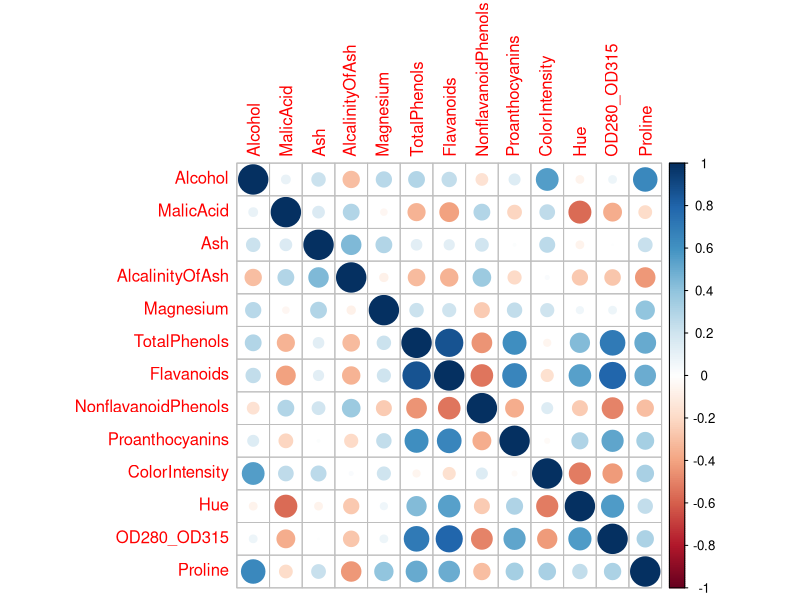
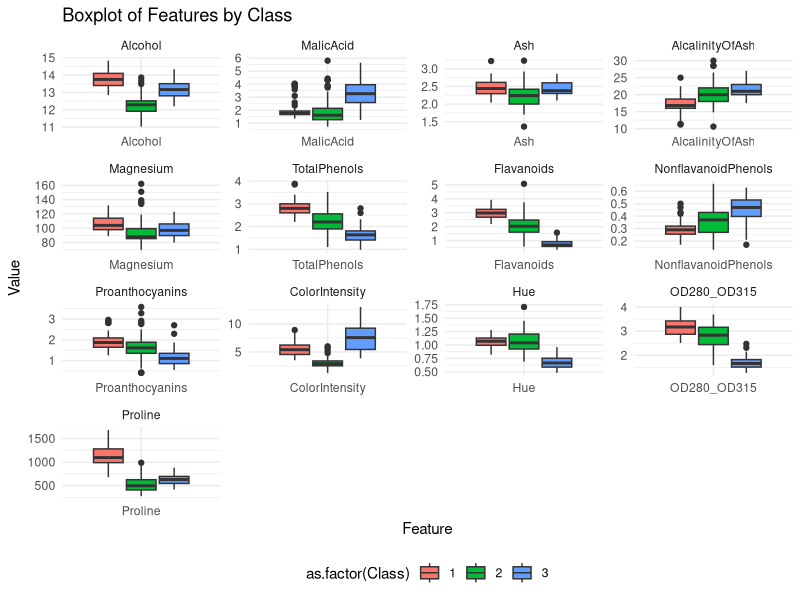
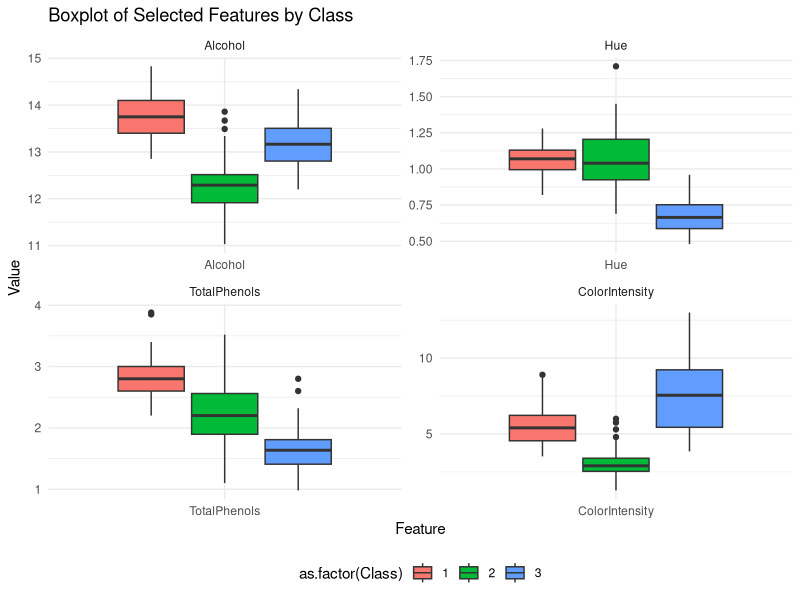
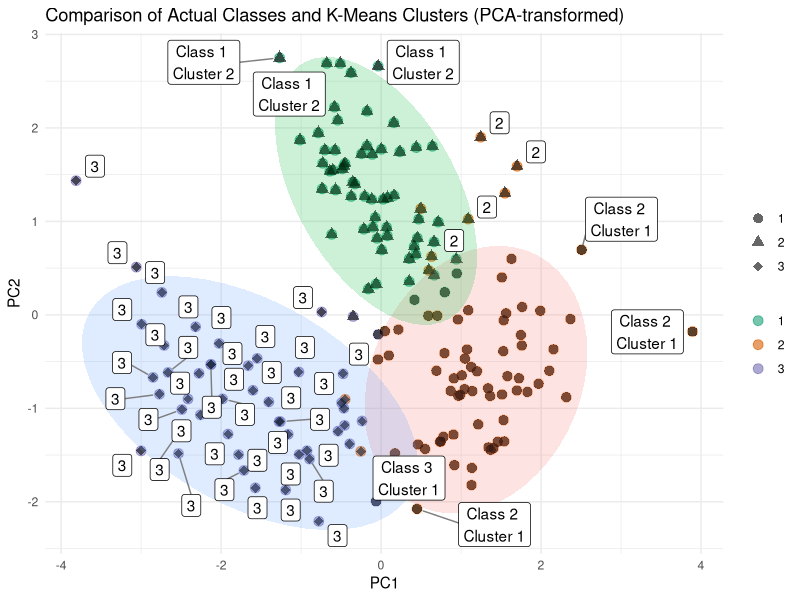

Write R code to recreate these figures, in order.
## ---- chunk 1
df <- read.csv('data/wine_data.csv')
head(df)
## ---- chunk 2
# Source all libraries we will be using for our analysis here:
library(readr)
library(dplyr)
library(ggplot2)
library(GGally)
library(corrplot)
library(gplots)
library(reshape2)
library(stats)
library(gridExtra)
library(cluster)  # For silhouette
library(fpc)      # For Davies-Bouldin Index
library(mclust) 
library(ggrepel)    # For better label placement
library(ggforce)    # For ellipses
## ---- chunk 3
sum(is.na(df))
## ---- chunk 4
cor_matrix <- cor(df[, -1]) #First column is 'class'
cor_matrix_rounded <- round(cor_matrix, 2)
corrplot(cor_matrix_rounded, method = "circle")
## ---- chunk 5
df_melted <- melt(df, id.vars = 'Class')

p <- ggplot(df_melted, aes(x = variable, y = value, group = interaction(variable, Class))) +
  geom_boxplot(aes(fill = as.factor(Class))) +
  facet_wrap(~variable, scales = 'free', ncol = ) +
  labs(title = "Boxplot of Features by Class", y = "Value", x = "Feature") +
  theme_minimal() +
  theme(legend.position = "bottom") 

print(p)
## ---- chunk 6
df_selected_features <- df[, c('Class', 'Alcohol', 'Hue', 'TotalPhenols', 'ColorIntensity')]
head(df_selected_features)
## ---- chunk 7
df_melted <- melt(df_selected_features, id.vars = "Class")

p <- ggplot(df_melted, aes(x = variable, y = value, group = interaction(variable, Class))) +
  geom_boxplot(aes(fill = as.factor(Class))) +
  facet_wrap(~variable, scales = 'free', ncol = ) +
  labs(title = "Boxplot of Selected Features by Class", y = "Value", x = "Feature") +
  theme_minimal() +
  theme(legend.position = "bottom") 

print(p)

## ---- chunk 8
features_to_scale <- df_selected_features[, -1] 
scaled_features <- scale(features_to_scale)
df_scaled <- data.frame(Class = df_selected_features$Class, scaled_features)
summary(df_scaled)
head(df_scaled)
## ---- chunk 9
features <- df_scaled[, -1]
set.seed(589) 
kmeans_result <- kmeans(features, centers = 3, nstart = 25) 

actual_labels <- df_scaled$Class
predicted_labels <- kmeans_result$cluster
ari_value <- adjustedRandIndex(actual_labels, predicted_labels)
print(paste("Adjusted Rand Index:", ari_value))

sil_widths <- silhouette(predicted_labels, dist(features))
avg_silhouette_score <- mean(sil_widths[, "sil_width"])
print(paste("Average Silhouette Score:", avg_silhouette_score))

pca_result <- prcomp(features)
df_pca <- as.data.frame(pca_result$x)
df_pca$cluster <- kmeans_result$cluster
df_pca$class <- actual_labels


ggplot(df_pca, aes(x = PC1, y = PC2)) + 
  geom_point(aes(color = as.factor(class)), size = 3, alpha = 0.6) +
  geom_point(aes(shape = as.factor(cluster)), size = 3, alpha = 0.6) +
  stat_ellipse(aes(fill = as.factor(cluster)), geom = "polygon", alpha = 0.2, show.legend = FALSE) +
  scale_color_manual(values = c("#1b9e77", "#d95f02", "#7570b3")) +
  scale_shape_manual(values = c(16, 17, 18)) +
  geom_label_repel(aes(label = ifelse(df_pca$class == df_pca$cluster, as.character(df_pca$class), paste("Class", df_pca$class, "\nCluster", df_pca$cluster))),
                   box.padding   = 0.35, 
                   point.padding = 0.5,
                   segment.color = 'grey50') +
  labs(title = 'Comparison of Actual Classes and K-Means Clusters (PCA-transformed)',
       color = "True Class",
       shape = "K-Means Cluster",
       x = 'PC1', 
       y = 'PC2') +
  theme_minimal() +
  theme(legend.position = "right", legend.title = element_blank())
## ---- chunk 10
# EM Algorithm Function
EM_GMM <- function(features, k, max_iterations = 100, tolerance = 1e-6) {
  n <- nrow(features)
  d <- ncol(features)
  
  # Initialize parameters
  set.seed(589)
  means <- kmeans(features, centers = k, nstart = 5)$centers
  covariances <- array(rep(diag(d), k), dim = c(d, d, k))
  mixing_coefficients <- rep(1/k, k)
  
  log_likelihood_old <- -Inf
  
  # Main EM loop
  for (iteration in 1:max_iterations) {
    # E-step: Calculate responsibilities
    responsibilities <- matrix(0, nrow = n, ncol = k)
    for (j in 1:k) {
      responsibilities[, j] <- mixing_coefficients[j] * dmvnorm(features, mean = means[j, ], sigma = covariances[, , j])
    }
    responsibilities <- sweep(responsibilities, 1, rowSums(responsibilities), FUN = "/")
    
    # M-step: Update parameters
    sums_of_responsibilities <- colSums(responsibilities)
    for (j in 1:k) {
      means[j, ] <- (t(responsibilities[, j]) %*% features) / sums_of_responsibilities[j]
      centered <- sweep(features, 1, means[j, ], FUN = "-")
      covariances[, , j] <- t(centered) %*% (centered * responsibilities[, j]) / sums_of_responsibilities[j]
    }
    mixing_coefficients <- sums_of_responsibilities / n
    
    # Check for convergence via log likelihood
    log_likelihood_new <- sum(log(rowSums(responsibilities * mixing_coefficients)))
    if (abs(log_likelihood_new - log_likelihood_old) < tolerance) {
      cat("Converged after", iteration, "iterations.\n")
      break
    }
    log_likelihood_old = log_likelihood_new
  }
  
  # Return the final model parameters
  list(means = means, covariances = covariances, mixing_coefficients = mixing_coefficients)
}

# Example Usage
features <- as.matrix(df_scaled[, -ncol(df_scaled)])  # Your data here
features
result <- EM_GMM(features, k = 3)
print(result)
